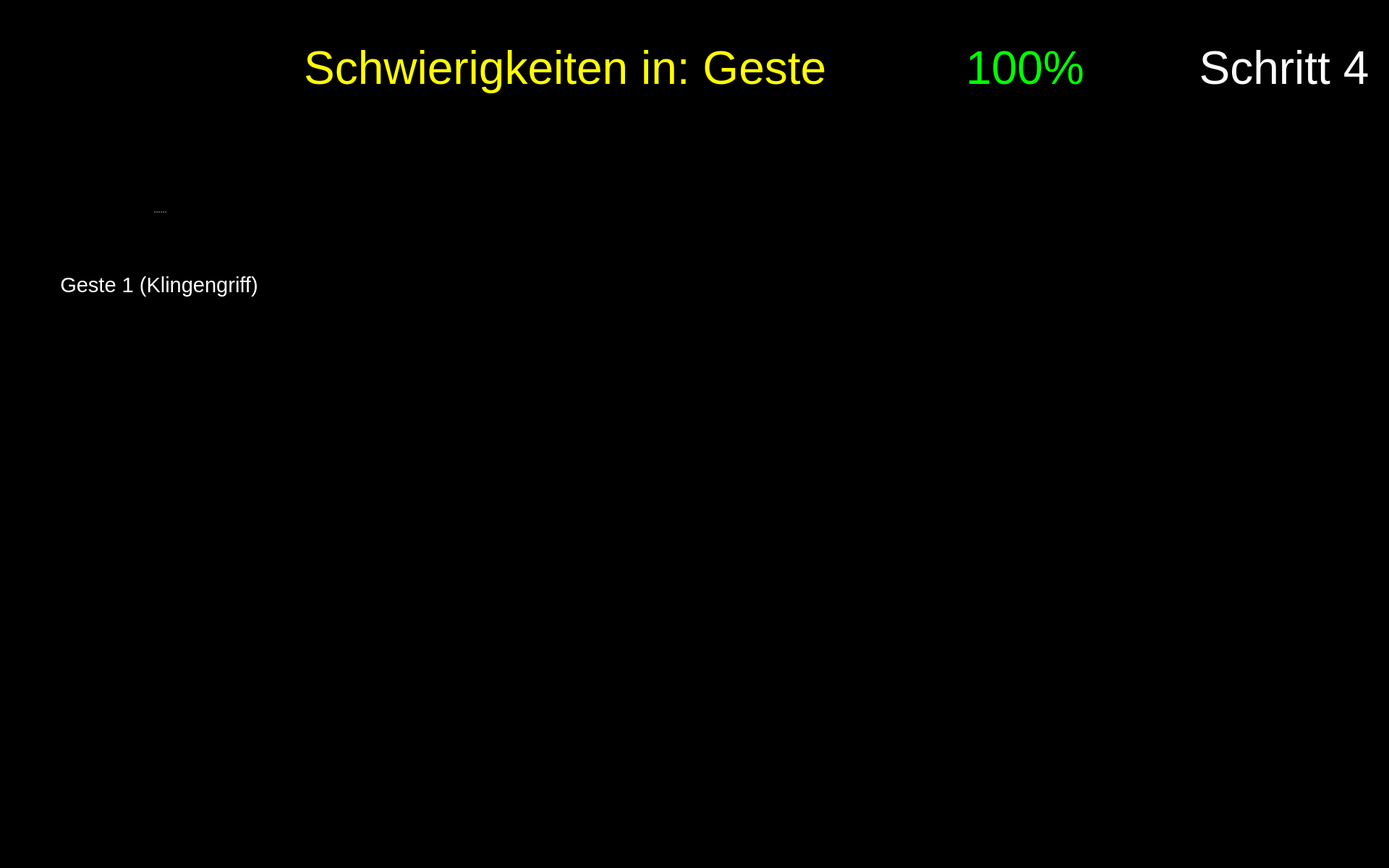
<?xml version="1.0" encoding="UTF-8"?>
<ui version="4.0">
 <class>Form</class>
 <widget class="QWidget" name="Form">
  <property name="geometry">
   <rect>
    <x>0</x>
    <y>0</y>
    <width>1920</width>
    <height>1200</height>
   </rect>
  </property>
  <property name="maximumSize">
   <size>
    <width>1920</width>
    <height>1200</height>
   </size>
  </property>
  <property name="windowTitle">
   <string>Form</string>
  </property>
  <property name="styleSheet">
   <string notr="true">background-color: rgb(0, 0, 0);</string>
  </property>
  <widget class="QPushButton" name="button_nav_left">
   <property name="enabled">
    <bool>true</bool>
   </property>
   <property name="geometry">
    <rect>
     <x>800</x>
     <y>560</y>
     <width>150</width>
     <height>150</height>
    </rect>
   </property>
   <property name="minimumSize">
    <size>
     <width>81</width>
     <height>81</height>
    </size>
   </property>
   <property name="maximumSize">
    <size>
     <width>150</width>
     <height>150</height>
    </size>
   </property>
   <property name="cursor">
    <cursorShape>OpenHandCursor</cursorShape>
   </property>
   <property name="focusPolicy">
    <enum>Qt::WheelFocus</enum>
   </property>
   <property name="contextMenuPolicy">
    <enum>Qt::DefaultContextMenu</enum>
   </property>
   <property name="layoutDirection">
    <enum>Qt::LeftToRight</enum>
   </property>
   <property name="autoFillBackground">
    <bool>false</bool>
   </property>
   <property name="styleSheet">
    <string notr="true"/>
   </property>
   <property name="icon">
    <iconset resource="resources/res.qrc">
     <normaloff>:/buttons/Button Left.svg</normaloff>:/buttons/Button Left.svg</iconset>
   </property>
   <property name="iconSize">
    <size>
     <width>144</width>
     <height>144</height>
    </size>
   </property>
   <property name="autoDefault">
    <bool>false</bool>
   </property>
   <property name="default">
    <bool>false</bool>
   </property>
   <property name="flat">
    <bool>true</bool>
   </property>
  </widget>
  <widget class="QPushButton" name="button_nav_right">
   <property name="enabled">
    <bool>true</bool>
   </property>
   <property name="geometry">
    <rect>
     <x>960</x>
     <y>560</y>
     <width>150</width>
     <height>150</height>
    </rect>
   </property>
   <property name="minimumSize">
    <size>
     <width>81</width>
     <height>81</height>
    </size>
   </property>
   <property name="maximumSize">
    <size>
     <width>150</width>
     <height>150</height>
    </size>
   </property>
   <property name="cursor">
    <cursorShape>OpenHandCursor</cursorShape>
   </property>
   <property name="focusPolicy">
    <enum>Qt::WheelFocus</enum>
   </property>
   <property name="contextMenuPolicy">
    <enum>Qt::DefaultContextMenu</enum>
   </property>
   <property name="layoutDirection">
    <enum>Qt::LeftToRight</enum>
   </property>
   <property name="autoFillBackground">
    <bool>false</bool>
   </property>
   <property name="styleSheet">
    <string notr="true"/>
   </property>
   <property name="icon">
    <iconset resource="resources/res.qrc">
     <normaloff>:/buttons/Button Right.svg</normaloff>:/buttons/Button Right.svg</iconset>
   </property>
   <property name="iconSize">
    <size>
     <width>144</width>
     <height>144</height>
    </size>
   </property>
   <property name="autoDefault">
    <bool>false</bool>
   </property>
   <property name="default">
    <bool>false</bool>
   </property>
   <property name="flat">
    <bool>true</bool>
   </property>
  </widget>
  <widget class="QWidget" name="widget_score" native="true">
   <property name="geometry">
    <rect>
     <x>1180</x>
     <y>20</y>
     <width>450</width>
     <height>150</height>
    </rect>
   </property>
   <widget class="QWidget" name="horizontalLayoutWidget_2">
    <property name="geometry">
     <rect>
      <x>-1</x>
      <y>-1</y>
      <width>451</width>
      <height>152</height>
     </rect>
    </property>
    <layout class="QHBoxLayout" name="horizontalLayout_2">
     <item>
      <widget class="QLabel" name="score_flag">
       <property name="enabled">
        <bool>true</bool>
       </property>
       <property name="sizePolicy">
        <sizepolicy hsizetype="Preferred" vsizetype="Preferred">
         <horstretch>0</horstretch>
         <verstretch>0</verstretch>
        </sizepolicy>
       </property>
       <property name="maximumSize">
        <size>
         <width>150</width>
         <height>150</height>
        </size>
       </property>
       <property name="text">
        <string/>
       </property>
       <property name="pixmap">
        <pixmap resource="resources/res.qrc">:/img/Score Flag.svg</pixmap>
       </property>
      </widget>
     </item>
     <item>
      <widget class="QLabel" name="label_text_score">
       <property name="font">
        <font>
         <pointsize>48</pointsize>
        </font>
       </property>
       <property name="styleSheet">
        <string notr="true">color: rgb(0, 255, 0);</string>
       </property>
       <property name="text">
        <string>&lt;html&gt;&lt;head/&gt;&lt;body&gt;&lt;p&gt;&lt;span style=&quot; color:#00ff00;&quot;&gt;100%&lt;/span&gt;&lt;/p&gt;&lt;/body&gt;&lt;/html&gt;</string>
       </property>
       <property name="alignment">
        <set>Qt::AlignLeading|Qt::AlignLeft|Qt::AlignVCenter</set>
       </property>
       <property name="wordWrap">
        <bool>true</bool>
       </property>
      </widget>
     </item>
    </layout>
   </widget>
  </widget>
  <widget class="QPushButton" name="button_exit">
   <property name="enabled">
    <bool>true</bool>
   </property>
   <property name="geometry">
    <rect>
     <x>1760</x>
     <y>1040</y>
     <width>150</width>
     <height>150</height>
    </rect>
   </property>
   <property name="minimumSize">
    <size>
     <width>81</width>
     <height>81</height>
    </size>
   </property>
   <property name="maximumSize">
    <size>
     <width>150</width>
     <height>150</height>
    </size>
   </property>
   <property name="cursor">
    <cursorShape>OpenHandCursor</cursorShape>
   </property>
   <property name="focusPolicy">
    <enum>Qt::WheelFocus</enum>
   </property>
   <property name="contextMenuPolicy">
    <enum>Qt::DefaultContextMenu</enum>
   </property>
   <property name="icon">
    <iconset resource="resources/res.qrc">
     <normaloff>:/buttons/Button Exit.svg</normaloff>:/buttons/Button Exit.svg</iconset>
   </property>
   <property name="iconSize">
    <size>
     <width>144</width>
     <height>144</height>
    </size>
   </property>
   <property name="autoDefault">
    <bool>false</bool>
   </property>
   <property name="default">
    <bool>false</bool>
   </property>
   <property name="flat">
    <bool>true</bool>
   </property>
  </widget>
  <widget class="QLabel" name="icon_expert_1">
   <property name="enabled">
    <bool>true</bool>
   </property>
   <property name="geometry">
    <rect>
     <x>490</x>
     <y>220</y>
     <width>100</width>
     <height>100</height>
    </rect>
   </property>
   <property name="sizePolicy">
    <sizepolicy hsizetype="Preferred" vsizetype="Preferred">
     <horstretch>0</horstretch>
     <verstretch>0</verstretch>
    </sizepolicy>
   </property>
   <property name="maximumSize">
    <size>
     <width>100</width>
     <height>100</height>
    </size>
   </property>
   <property name="text">
    <string/>
   </property>
   <property name="pixmap">
    <pixmap resource="resources/res.qrc">:/img/Icon Expert.png</pixmap>
   </property>
   <property name="scaledContents">
    <bool>true</bool>
   </property>
  </widget>
  <widget class="QLabel" name="image_step">
   <property name="geometry">
    <rect>
     <x>1650</x>
     <y>170</y>
     <width>250</width>
     <height>250</height>
    </rect>
   </property>
   <property name="font">
    <font>
     <pointsize>48</pointsize>
    </font>
   </property>
   <property name="styleSheet">
    <string notr="true">color: rgb(255, 255, 255);</string>
   </property>
   <property name="text">
    <string/>
   </property>
   <property name="pixmap">
    <pixmap resource="resources/res.qrc">:/detected steps/Detected Step4 Button.png</pixmap>
   </property>
   <property name="alignment">
    <set>Qt::AlignCenter</set>
   </property>
   <property name="wordWrap">
    <bool>true</bool>
   </property>
  </widget>
  <widget class="QLabel" name="icon_reaction_1">
   <property name="enabled">
    <bool>true</bool>
   </property>
   <property name="geometry">
    <rect>
     <x>1400</x>
     <y>250</y>
     <width>200</width>
     <height>200</height>
    </rect>
   </property>
   <property name="sizePolicy">
    <sizepolicy hsizetype="Preferred" vsizetype="Preferred">
     <horstretch>0</horstretch>
     <verstretch>0</verstretch>
    </sizepolicy>
   </property>
   <property name="maximumSize">
    <size>
     <width>200</width>
     <height>200</height>
    </size>
   </property>
   <property name="text">
    <string/>
   </property>
   <property name="scaledContents">
    <bool>true</bool>
   </property>
  </widget>
  <widget class="QLabel" name="icon_newbie_1">
   <property name="enabled">
    <bool>true</bool>
   </property>
   <property name="geometry">
    <rect>
     <x>490</x>
     <y>380</y>
     <width>100</width>
     <height>100</height>
    </rect>
   </property>
   <property name="sizePolicy">
    <sizepolicy hsizetype="Preferred" vsizetype="Preferred">
     <horstretch>0</horstretch>
     <verstretch>0</verstretch>
    </sizepolicy>
   </property>
   <property name="maximumSize">
    <size>
     <width>100</width>
     <height>100</height>
    </size>
   </property>
   <property name="text">
    <string/>
   </property>
   <property name="pixmap">
    <pixmap resource="resources/res.qrc">:/img/Icon User.png</pixmap>
   </property>
   <property name="scaledContents">
    <bool>true</bool>
   </property>
  </widget>
  <widget class="QLabel" name="label_plot_1">
   <property name="geometry">
    <rect>
     <x>490</x>
     <y>180</y>
     <width>850</width>
     <height>340</height>
    </rect>
   </property>
   <property name="maximumSize">
    <size>
     <width>1200</width>
     <height>480</height>
    </size>
   </property>
   <property name="font">
    <font>
     <pointsize>48</pointsize>
    </font>
   </property>
   <property name="styleSheet">
    <string notr="true">color: rgb(255, 255, 255);</string>
   </property>
   <property name="text">
    <string/>
   </property>
   <property name="scaledContents">
    <bool>true</bool>
   </property>
  </widget>
  <widget class="QLabel" name="label_trouble">
   <property name="geometry">
    <rect>
     <x>260</x>
     <y>20</y>
     <width>900</width>
     <height>150</height>
    </rect>
   </property>
   <property name="font">
    <font>
     <family>Arial</family>
     <pointsize>48</pointsize>
     <weight>9</weight>
     <italic>false</italic>
     <bold>false</bold>
    </font>
   </property>
   <property name="styleSheet">
    <string notr="true">font: 75 48pt &quot;Arial&quot;;
color: rgb(255, 255, 0);</string>
   </property>
   <property name="text">
    <string>Schwierigkeiten in: Geste </string>
   </property>
   <property name="textFormat">
    <enum>Qt::RichText</enum>
   </property>
   <property name="alignment">
    <set>Qt::AlignRight|Qt::AlignTrailing|Qt::AlignVCenter</set>
   </property>
   <property name="wordWrap">
    <bool>true</bool>
   </property>
  </widget>
  <widget class="QLabel" name="label_text_step">
   <property name="geometry">
    <rect>
     <x>1650</x>
     <y>20</y>
     <width>250</width>
     <height>150</height>
    </rect>
   </property>
   <property name="font">
    <font>
     <family>Arial</family>
     <pointsize>48</pointsize>
     <weight>9</weight>
     <italic>false</italic>
     <bold>false</bold>
    </font>
   </property>
   <property name="styleSheet">
    <string notr="true">font: 75 48pt &quot;Arial&quot;;
color: rgb(255, 255, 255);</string>
   </property>
   <property name="text">
    <string>Schritt 4</string>
   </property>
   <property name="textFormat">
    <enum>Qt::RichText</enum>
   </property>
   <property name="alignment">
    <set>Qt::AlignCenter</set>
   </property>
   <property name="wordWrap">
    <bool>true</bool>
   </property>
  </widget>
  <widget class="QSplitter" name="splitter_2">
   <property name="geometry">
    <rect>
     <x>60</x>
     <y>210</y>
     <width>320</width>
     <height>282</height>
    </rect>
   </property>
   <property name="orientation">
    <enum>Qt::Vertical</enum>
   </property>
   <widget class="QLabel" name="image_required_1">
    <property name="maximumSize">
     <size>
      <width>320</width>
      <height>240</height>
     </size>
    </property>
    <property name="text">
     <string/>
    </property>
    <property name="pixmap">
     <pixmap resource="resources/res.qrc">:/img/right_step4_gesture1.png</pixmap>
    </property>
    <property name="scaledContents">
     <bool>true</bool>
    </property>
   </widget>
   <widget class="QLabel" name="text_required_1">
    <property name="font">
     <font>
      <family>Arial</family>
      <pointsize>22</pointsize>
      <weight>9</weight>
      <italic>false</italic>
      <bold>false</bold>
     </font>
    </property>
    <property name="styleSheet">
     <string notr="true">font: 75 22pt &quot;Arial&quot;;
color: rgb(255, 255, 255);</string>
    </property>
    <property name="text">
     <string>Geste 1 (Klingengriff)</string>
    </property>
    <property name="textFormat">
     <enum>Qt::PlainText</enum>
    </property>
    <property name="alignment">
     <set>Qt::AlignCenter</set>
    </property>
    <property name="wordWrap">
     <bool>true</bool>
    </property>
   </widget>
  </widget>
  <zorder>label_plot_1</zorder>
  <zorder>button_nav_left</zorder>
  <zorder>button_nav_right</zorder>
  <zorder>widget_score</zorder>
  <zorder>button_exit</zorder>
  <zorder>icon_expert_1</zorder>
  <zorder>image_step</zorder>
  <zorder>icon_reaction_1</zorder>
  <zorder>icon_newbie_1</zorder>
  <zorder>label_trouble</zorder>
  <zorder>label_text_step</zorder>
  <zorder>splitter_2</zorder>
 </widget>
 <resources>
  <include location="resources/res.qrc"/>
 </resources>
 <connections/>
</ui>
